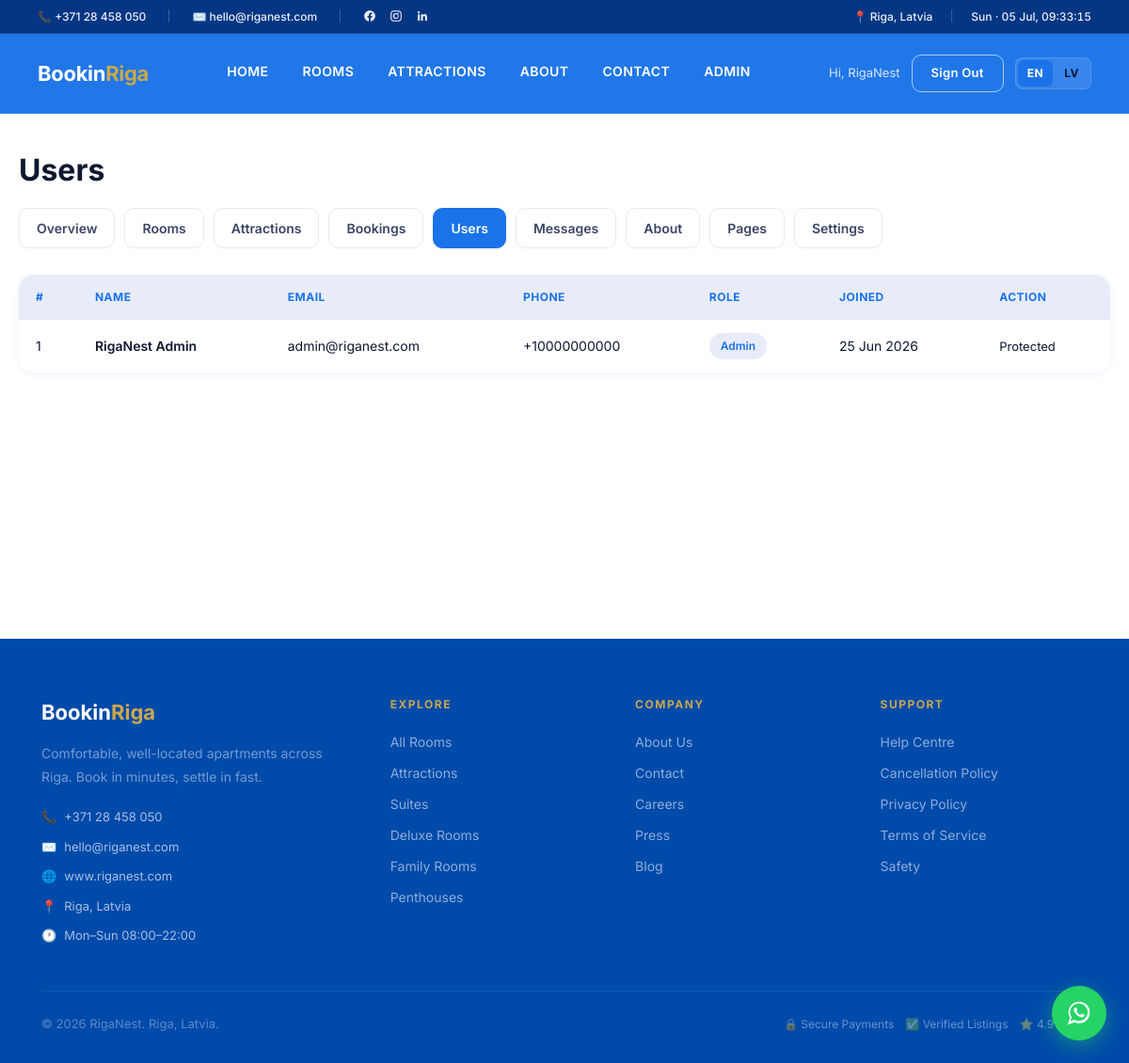
The app's page /admin/users (signed in) with its own data.
### app.py (models this page shows, shortened)
class User(UserMixin, db.Model):
    id = db.Column(db.Integer, primary_key=True)
    name = db.Column(db.String(120), nullable=False)
    email = db.Column(db.String(120), unique=True, nullable=False)
    phone = db.Column(db.String(30), default="")
    password_hash = db.Column(db.String(255), nullable=True)
    is_admin = db.Column(db.Boolean, default=False)
    google_id = db.Column(db.String(120), default="")
    otp_code = db.Column(db.String(6), default="")
    otp_expiry = db.Column(db.DateTime)
    created_at = db.Column(db.DateTime, default=datetime.utcnow)
    bookings = db.relationship("Booking", backref="user", cascade="all, delete-orphan")

### app.py (the view)
@app.route("/admin/users")
@admin_required
def admin_users():
    return render_template("admin/users.html",
                           users=User.query.order_by(User.created_at.desc()).all())

### app.py (called while the page is built)
@login_manager.user_loader
def load_user(uid):
    return db.session.get(User, int(uid))

def admin_required(view):
    @wraps(view)
    @login_required
    def wrapped(*a, **k):
        if not current_user.is_admin:
            abort(403)
        return view(*a, **k)
    return wrapped

@app.context_processor
def inject_globals():
    logo = any(os.path.exists(os.path.join(BASE_DIR, "static", "logo" + ext))
               for ext in (".png", ".jpg", ".jpeg", ".svg", ".webp"))
    lang = session.get("lang", "en")
    logo_file = None
    for ext in (".png", ".jpg", ".jpeg", ".svg", ".webp"):
        if os.path.exists(os.path.join(BASE_DIR, "static", "logo" + ext)):
            logo_file = "logo" + ext
            break
    return {"current_year": datetime.utcnow().year, "today": date.today(),
            "logo_exists": logo, "logo_file": logo_file,
            "payments_live": PAYMENTS_LIVE, "email_live": EMAIL_LIVE,
            "lang": lang,
            "whatsapp_number": WHATSAPP_NUMBER,
            "whatsapp_digits": WHATSAPP_NUMBER_DIGITS}

### templates/admin/users.html (shortened to what this page needs)
{% extends "base.html" %}
{% block content %}
<div class="page page-wrap">
  <div class="container admin-shell">
    <h1 style="font-size:32px">Users</h1>
    <div class="admin-tabs">
      <a href="{{ url_for('admin_dashboard') }}">Overview</a>
      <a href="{{ url_for('admin_rooms') }}">Rooms</a>
      <a href="{{ url_for('admin_attractions') }}">Attractions</a>
      <a href="{{ url_for('admin_bookings') }}">Bookings</a>
      <a href="{{ url_for('admin_users') }}" class="active">Users</a>
      <a href="{{ url_for('admin_messages') }}">Messages</a>
      <a href="{{ url_for('admin_about') }}">About</a>
      <a href="{{ url_for('admin_pages') }}">Pages</a>
      <a href="{{ url_for('admin_settings') }}">Settings</a>
    </div>
    <table class="admin-table">
      <thead><tr><th>#</th><th>Name</th><th>Email</th><th>Phone</th><th>Role</th><th>Joined</th><th>Action</th></tr></thead>
      <tbody>
        {% for u in users %}
        <tr>
          <td>{{ u.id }}</td>
          <td style="font-weight:600">{{ u.name }}</td>
          <td>{{ u.email }}</td>
          <td>{{ u.phone }}</td>
          <td>{% if u.is_admin %}<span class="badge badge-blue">Admin</span>{% else %}<span class="badge">Guest</span>{% endif %}</td>
          <td>{{ u.created_at.strftime('%d %b %Y') }}</td>
          <td>
            {% if not u.is_admin %}
            <form method="post" action="{{ url_for('admin_delete_user', user_id=u.id) }}"
                  onsubmit="return confirm('Delete user {{ u.name }}? This cannot be undone.')">
              <button type="submit" style="background:#e74c3c;color:#fff;border:none;padding:5px 12px;border-radius:6px;font-size:13px;cursor:pointer;font-weight:600">
                Delete
              </button>
            </form>
            {% else %}
            <span style="color:var(--gray-400);font-size:13px">Protected</span>
            {% endif %}
          </td>
        </tr>
        {% endfor %}
      </tbody>
    </table>
  </div>
</div>
{% endblock %}

### templates/base.html (shortened to what this page needs)
<!DOCTYPE html>
<html lang="en">
<head>
<link rel="stylesheet" href="{{ url_for('static', filename='css/style.css') }}?v=4">
</head>
<body>
<div class="top-bar">
  <div class="top-bar-inner">
    <div class="top-bar-contact">
      <a href="tel:+37128458050">📞 +371 28 458 050</a>
      <a href="mailto:hello@riganest.com">✉️ hello@riganest.com</a>
      <div class="top-bar-social">
        <a href="https://www.facebook.com/riganest" target="_blank" rel="noopener" aria-label="Facebook" title="Facebook">
        </a>
        <a href="https://www.instagram.com/riganest/" target="_blank" rel="noopener" aria-label="Instagram" title="Instagram">
        </a>
        <a href="https://www.linkedin.com/company/riganest" target="_blank" rel="noopener" aria-label="LinkedIn" title="LinkedIn">
        </a>
      </div>
    </div>
    <div class="top-bar-right">
      <a href="#">📍 Riga, Latvia</a>
      <span id="liveDateTime" class="top-bar-clock">—</span>
    </div>
  </div>
</div>
<nav>
  <a href="{{ url_for('index') }}" class="nav-logo">
    {% if logo_exists %}<img src="{{ url_for('static', filename=logo_file) }}" alt="RigaNest" class="brand-logo-img">
    {% else %}Bookin<span>Riga</span>{% endif %}
  </a>
  <div class="nav-links" id="navLinks">
    <a href="{{ url_for('index') }}">{% if lang=='lv' %}Sākums{% else %}Home{% endif %}</a>
    <a href="{{ url_for('rooms') }}">{% if lang=='lv' %}Istabas{% else %}Rooms{% endif %}</a>
    <a href="{{ url_for('attractions') }}">{% if lang=='lv' %}Apskates vietas{% else %}Attractions{% endif %}</a>
    <a href="{{ url_for('about') }}">{% if lang=='lv' %}Par mums{% else %}About{% endif %}</a>
    <a href="{{ url_for('contact') }}">{% if lang=='lv' %}Kontakti{% else %}Contact{% endif %}</a>
    {% if current_user.is_authenticated and current_user.is_admin %}<a href="{{ url_for('admin_dashboard') }}">Admin</a>{% endif %}
  </div>
  <div class="nav-actions nav-actions-desktop">
    {% if current_user.is_authenticated %}
      <span class="nav-user">Hi, {{ current_user.name.split()[0] }}</span>
      <a href="{{ url_for('logout') }}" class="btn-ghost-nav">{% if lang=='lv' %}Iziet{% else %}Sign Out{% endif %}</a>
    {% else %}
      <a href="{{ url_for('login') }}" class="btn-ghost-nav">{% if lang=='lv' %}Ieiet{% else %}Sign In{% endif %}</a>
      <a href="{{ url_for('register') }}" class="btn-gold">{% if lang=='lv' %}Reģistrēties{% else %}Join Free{% endif %}</a>
    {% endif %}
    <div class="lang-switcher">
      <a href="{{ url_for('set_lang', lang='en') }}" class="lang-btn {% if lang=='en' %}active{% endif %}">EN</a>
      <a href="{{ url_for('set_lang', lang='lv') }}" class="lang-btn {% if lang=='lv' %}active{% endif %}">LV</a>
    </div>
  </div>
</nav>
{% block content %}{% endblock %}
<footer>
  <div class="container">
    <div class="footer-grid">
      <div>
        <div class="footer-brand">
          {% if logo_exists and logo_file %}
            <img src="{{ url_for('static', filename=logo_file) }}" alt="RigaNest" class="footer-logo-img">
          {% else %}
            Bookin<span>Riga</span>
          {% endif %}
        </div>
        <p class="footer-desc">Comfortable, well-located apartments across Riga. Book in minutes, settle in fast.</p>
        <div style="margin-top:20px;display:flex;flex-direction:column;gap:10px">
          <a href="tel:+37128458050" style="color:rgba(255,255,255,0.65);font-size:13px;display:flex;align-items:center;gap:8px">
            <span style="color:var(--gold)">📞</span> +371 28 458 050
          </a>
          <a href="mailto:hello@riganest.com" style="color:rgba(255,255,255,0.65);font-size:13px;display:flex;align-items:center;gap:8px">
            <span style="color:var(--gold)">✉️</span> hello@riganest.com
          </a>
          <a href="https://www.riganest.com" target="_blank" style="color:rgba(255,255,255,0.65);font-size:13px;display:flex;align-items:center;gap:8px">
            <span style="color:var(--gold)">🌐</span> www.riganest.com
          </a>
          <span style="color:rgba(255,255,255,0.65);font-size:13px;display:flex;align-items:center;gap:8px">
            <span style="color:var(--gold)">📍</span> Riga, Latvia
          </span>
          <span style="color:rgba(255,255,255,0.65);font-size:13px;display:flex;align-items:center;gap:8px">
            <span style="color:var(--gold)">🕐</span> Mon–Sun 08:00–22:00
          </span>
        </div>
      </div>
      <div class="footer-col">
        <h5>Explore</h5>
        <a href="{{ url_for('rooms') }}">All Rooms</a>
        <a href="{{ url_for('attractions') }}">Attractions</a>
        <a href="{{ url_for('rooms') }}?type=Suite">Suites</a>
        <a href="{{ url_for('rooms') }}?type=Deluxe">Deluxe Rooms</a>
        <a href="{{ url_for('rooms') }}?type=Family">Family Rooms</a>
        <a href="{{ url_for('rooms') }}?type=Penthouse">Penthouses</a>
      </div>
      <div class="footer-col">
        <h5>Company</h5>
        <a href="{{ url_for('about') }}">About Us</a>
        <a href="{{ url_for('contact') }}">Contact</a>
        <a href="{{ url_for('careers') }}">Careers</a>
        <a href="{{ url_for('press') }}">Press</a>
        <a href="{{ url_for('blog') }}">Blog</a>
      </div>
      <div class="footer-col">
        <h5>Support</h5>
        <a href="{{ url_for('help_centre') }}">Help Centre</a>
        <a href="{{ url_for('cancellation_policy') }}">Cancellation Policy</a>
        <a href="{{ url_for('privacy_policy') }}">Privacy Policy</a>
        <a href="{{ url_for('terms_of_service') }}">Terms of Service</a>
        <a href="{{ url_for('safety') }}">Safety</a>
      </div>
    </div>
    <hr class="footer-divider">
    <div class="footer-bottom">
      <p class="footer-copy">© {{ current_year }} RigaNest. Riga, Latvia.</p>
      <div class="footer-badges">
        <span style="color:rgba(255,255,255,0.4);font-size:12px">🔒 Secure Payments</span>
        <span style="color:rgba(255,255,255,0.4);font-size:12px">✅ Verified Listings</span>
        <span style="color:rgba(255,255,255,0.4);font-size:12px">⭐ 4.9 Rated</span>
      </div>
    </div>
  </div>
</footer>
<a class="wa-float"
   href="https://wa.me/{{ whatsapp_digits }}?text={{ ('Hi! I would like to know more about RigaNest.')|urlencode }}"
   target="_blank" rel="noopener" aria-label="Chat with us on WhatsApp" title="Chat on WhatsApp">
</a>
</body>
</html>

### records on screen
User: name "RigaNest", id "1", name "RigaNest Admin", email "admin@riganest.com", phone "+10000000000", is_admin "Admin", created_at "25 Jun 2026"
